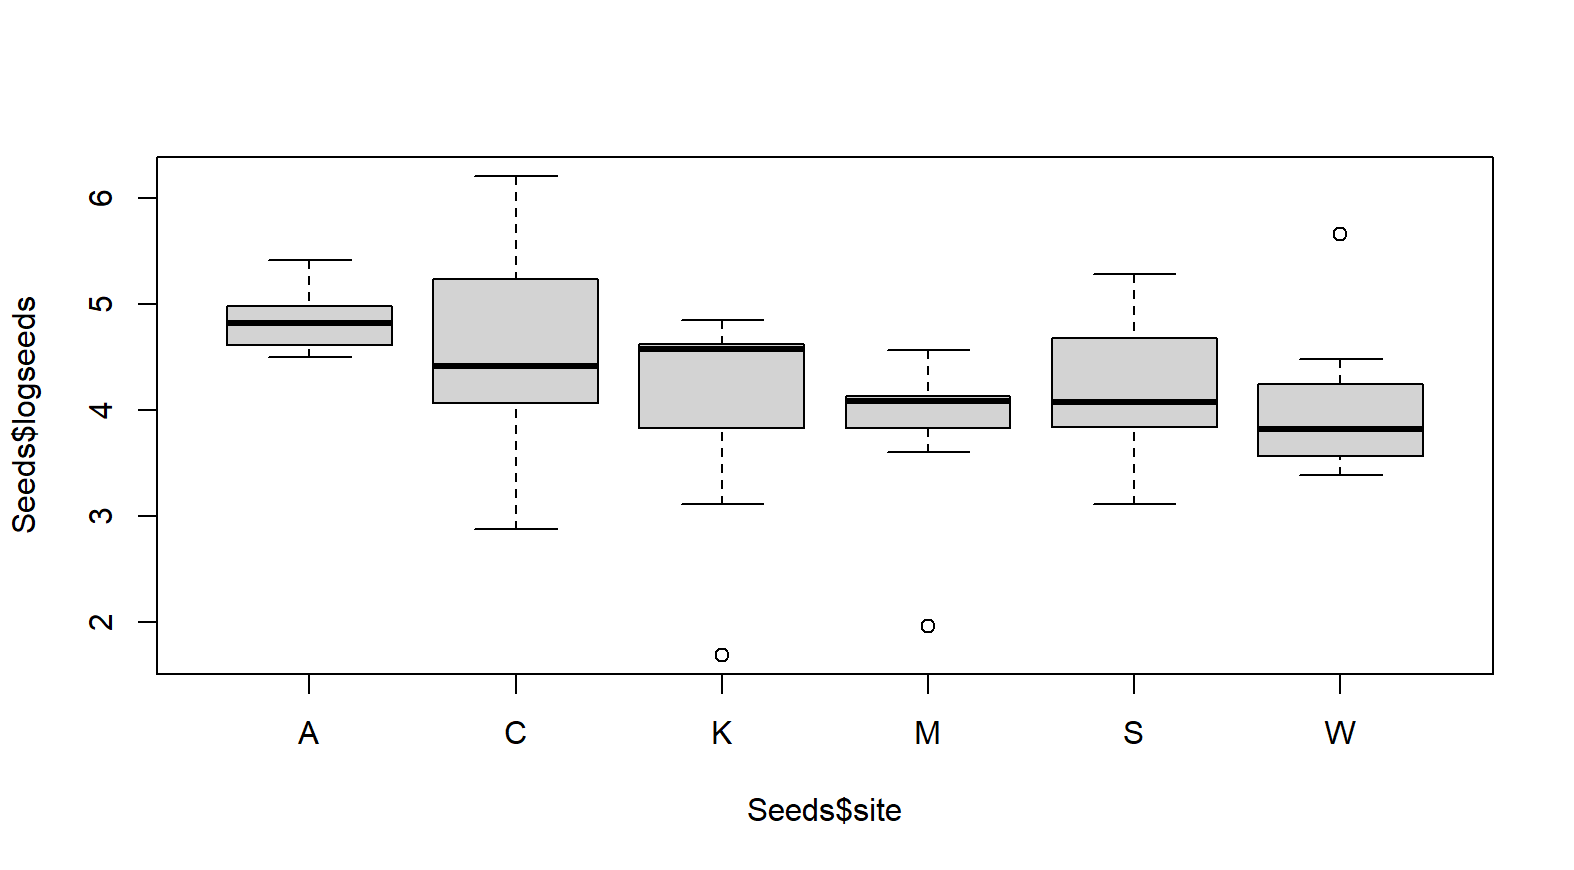

Write R code to recreate this figure.

cat("Null hypothesis (H0): The mean number of seeds are equal between all sites.\n")
cat("Alternative hypothesis (H1): At least one site significantly differs in mean number of seeds.\n\n") 

# Seeds data input

Seeds<- read.csv("SEEDS.csv", header=TRUE, stringsAsFactors=FALSE)

    Seeds$logseeds <- as.numeric(Seeds$logseeds)
    Seeds$site <- as.factor(Seeds$site)

##########################
 #Printing to txt from here on 
##########################
    sink("Seeds_summary_output.txt")
# Summary statistics
    
cat("Overall summary statistics:\n") 
print(summary(Seeds$logseeds)) 

# Seeds plot
{
hist(Seeds$logseeds)
qqnorm(Seeds$logseeds)
qqline(Seeds$logseeds, col = "blue", lwd = 2)
boxplot(Seeds$logseeds~Seeds$site)
}

# ANOVA Seeds

aov.Seeds <- aov(logseeds~site,data=Seeds)
cat("Summary ANOVA seeds")
print(summary(aov.Seeds))
cat("Summary TukeyHSD seeds")
print(TukeyHSD(aov.Seeds))
  
  sink()
##########################
#Stop printing to txt from here on 
##########################
